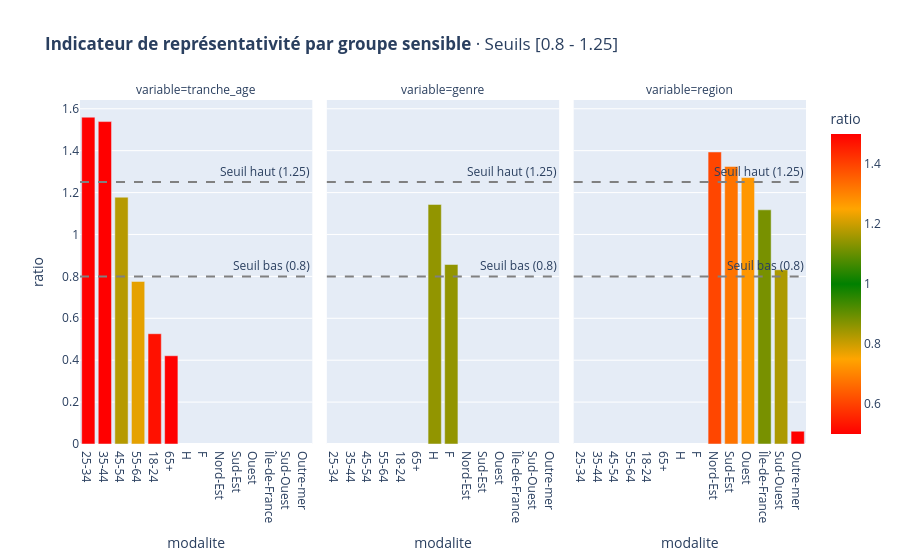

This figure's notebook cell:
### Markdown cell above
## 4. L'indicateur de représentativité
Pour chaque variable sensible, le ratio part observée ÷ part de référence, coloré selon le statut, avec les seuils 0,8 et 1,25.

### Code cell
# Référence fournie avec le cours
ref = reference(SECTEUR)

# Une seule ligne par client pour mesurer la représentativité
clients = df.dropna(subset=["client_id"]).drop_duplicates("client_id")

tableaux = []

for variable in cfg["sensibles"]:
    effectifs = clients[variable].fillna("inconnu").value_counts()

    observe = (
        effectifs.rename_axis("modalite")
        .reset_index(name="effectif")
    )
    observe["part_observee"] = observe["effectif"] / len(clients)

    comparaison = observe.merge(
        ref.loc[
            ref["variable"].eq(variable),
            ["modalite", "part_reference"]
        ],
        on="modalite",
        how="outer"
    )

    comparaison["effectif"] = comparaison["effectif"].fillna(0)
    comparaison["part_observee"] = (
        comparaison["part_observee"].fillna(0)
    )

    comparaison["ratio"] = (
        comparaison["part_observee"]
        / comparaison["part_reference"].replace(0, np.nan)
    )
    comparaison["variable"] = variable

    comparaison["statut"] = comparaison["ratio"].apply(
        lambda r: "Sans référence" if pd.isna(r)
        else "Sous-représenté" if r < 0.8
        else "Surreprésenté" if r > 1.25
        else "Dans les seuils"
    )

    tableaux.append(comparaison)

representativite = pd.concat(tableaux, ignore_index=True)

rep = px.bar(
    representativite,
    x="modalite",
    y="ratio",
    color="statut",
    facet_col="variable",
    facet_col_wrap=1,
    text="statut",
    custom_data=["effectif"],
    color_discrete_map={
        "Sous-représenté": "#D55E00",
        "Surreprésenté": "#0072B2",
        "Dans les seuils": "#999999",
        "Sans référence": "#777777"
    },
    labels={
        "modalite": "Groupe",
        "ratio": "Part observée / part de référence",
        "statut": "Situation"
    },
    title="Les 65 ans et plus et l’Outre-mer sont sous-représentés"
)

rep.add_hline(y=0.8, line_dash="dash", line_color="#555555")
rep.add_hline(y=1.25, line_dash="dot", line_color="#555555")

rep.update_xaxes(matches=None, showticklabels=True)
rep.update_traces(
    textposition="outside",
    cliponaxis=False,
    hovertemplate=(
        "%{x}<br>Ratio : %{y:.2f}"
        "<br>Clients : %{customdata[0]:.0f}<extra></extra>"
    )
)

rep.update_layout(
    template="plotly_white",
    height=1050,
    font={"size": 14},
    margin={"t": 100, "b": 80},
    legend={"orientation": "h", "y": -0.08}
)

rep.show()

### Figure 1 — Plotly figure (JSON) as saved in the notebook; plotly's stock layout.template omitted (floating-point values rounded to 4 significant figures)
{"data": [{"hovertemplate": "variable=tranche_age<br>modalite=%{x}<br>ratio=%{marker.color}<extra></extra>", "legendgroup": "", "marker": {"color": [1.56, 1.539, 1.178, 0.7759, 0.5263, 0.4212], "coloraxis": "coloraxis", "pattern": {"shape": ""}}, "name": "", "orientation": "v", "showlegend": false, "textposition": "auto", "type": "bar", "x": ["25-34", "35-44", "45-54", "55-64", "18-24", "65+"], "xaxis": "x", "y": [1.56, 1.539, 1.178, 0.7759, 0.5263, 0.4212], "yaxis": "y"}, {"hovertemplate": "variable=genre<br>modalite=%{x}<br>ratio=%{marker.color}<extra></extra>", "legendgroup": "", "marker": {"color": [1.143, 0.8567], "coloraxis": "coloraxis", "pattern": {"shape": ""}}, "name": "", "orientation": "v", "showlegend": false, "textposition": "auto", "type": "bar", "x": ["H", "F"], "xaxis": "x2", "y": [1.143, 0.8567], "yaxis": "y2"}, {"hovertemplate": "variable=region<br>modalite=%{x}<br>ratio=%{marker.color}<extra></extra>", "legendgroup": "", "marker": {"color": [1.394, 1.324, 1.272, 1.118, 0.8315, 0.06093], "coloraxis": "coloraxis", "pattern": {"shape": ""}}, "name": "", "orientation": "v", "showlegend": false, "textposition": "auto", "type": "bar", "x": ["Nord-Est", "Sud-Est", "Ouest", "Île-de-France", "Sud-Ouest", "Outre-mer"], "xaxis": "x3", "y": [1.394, 1.324, 1.272, 1.118, 0.8315, 0.06093], "yaxis": "y3"}], "layout": {"annotations": [{"showarrow": false, "text": "variable=tranche_age", "x": 0.16, "xanchor": "center", "xref": "paper", "y": 1, "yanchor": "bottom", "yref": "paper"}, {"showarrow": false, "text": "variable=genre", "x": 0.5, "xanchor": "center", "xref": "paper", "y": 1, "yanchor": "bottom", "yref": "paper"}, {"showarrow": false, "text": "variable=region", "x": 0.84, "xanchor": "center", "xref": "paper", "y": 1, "yanchor": "bottom", "yref": "paper"}, {"showarrow": false, "text": "Seuil bas (0.8)", "x": 1, "xanchor": "right", "xref": "x domain", "y": 0.8, "yanchor": "bottom", "yref": "y"}, {"showarrow": false, "text": "Seuil bas (0.8)", "x": 1, "xanchor": "right", "xref": "x2 domain", "y": 0.8, "yanchor": "bottom", "yref": "y2"}, {"showarrow": false, "text": "Seuil bas (0.8)", "x": 1, "xanchor": "right", "xref": "x3 domain", "y": 0.8, "yanchor": "bottom", "yref": "y3"}, {"showarrow": false, "text": "Seuil haut (1.25)", "x": 1, "xanchor": "right", "xref": "x domain", "y": 1.25, "yanchor": "bottom", "yref": "y"}, {"showarrow": false, "text": "Seuil haut (1.25)", "x": 1, "xanchor": "right", "xref": "x2 domain", "y": 1.25, "yanchor": "bottom", "yref": "y2"}, {"showarrow": false, "text": "Seuil haut (1.25)", "x": 1, "xanchor": "right", "xref": "x3 domain", "y": 1.25, "yanchor": "bottom", "yref": "y3"}], "barmode": "relative", "coloraxis": {"autocolorscale": false, "cmax": 1.5, "cmin": 0.5, "colorbar": {"title": {"text": "ratio"}}, "colorscale": [[0, "red"], [0.25, "orange"], [0.5, "green"], [0.75, "orange"], [1, "red"]]}, "legend": {"tracegroupgap": 0}, "shapes": [{"line": {"color": "gray", "dash": "dash"}, "type": "line", "x0": 0, "x1": 1, "xref": "x domain", "y0": 0.8, "y1": 0.8, "yref": "y"}, {"line": {"color": "gray", "dash": "dash"}, "type": "line", "x0": 0, "x1": 1, "xref": "x2 domain", "y0": 0.8, "y1": 0.8, "yref": "y2"}, {"line": {"color": "gray", "dash": "dash"}, "type": "line", "x0": 0, "x1": 1, "xref": "x3 domain", "y0": 0.8, "y1": 0.8, "yref": "y3"}, {"line": {"color": "gray", "dash": "dash"}, "type": "line", "x0": 0, "x1": 1, "xref": "x domain", "y0": 1.25, "y1": 1.25, "yref": "y"}, {"line": {"color": "gray", "dash": "dash"}, "type": "line", "x0": 0, "x1": 1, "xref": "x2 domain", "y0": 1.25, "y1": 1.25, "yref": "y2"}, {"line": {"color": "gray", "dash": "dash"}, "type": "line", "x0": 0, "x1": 1, "xref": "x3 domain", "y0": 1.25, "y1": 1.25, "yref": "y3"}], "title": {"text": "<b>Indicateur de représentativité par groupe sensible</b> · Seuils [0.8 - 1.25]"}, "xaxis": {"anchor": "y", "domain": [0, 0.32], "title": {"text": "modalite"}}, "xaxis2": {"anchor": "y2", "domain": [0.34, 0.66], "matches": "x", "title": {"text": "modalite"}}, "xaxis3": {"anchor": "y3", "domain": [0.68, 1.0], "matches": "x", "title": {"text": "modalite"}}, "yaxis": {"anchor": "x", "domain": [0, 1], "title": {"text": "ratio"}}, "yaxis2": {"anchor": "x2", "domain": [0, 1], "matches": "y", "showticklabels": false}, "yaxis3": {"anchor": "x3", "domain": [0, 1], "matches": "y", "showticklabels": false}}}
